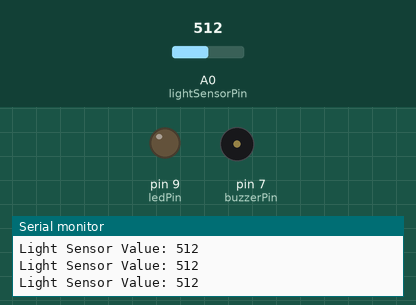
A sketch run on a simulated Arduino Uno, built with avr-gcc and run on an emulated ATmega328P. Shown: output pins drawn as LEDs (lit = HIGH), buzzer (waves = sounding), the last lines printed to the serial monitor. Inputs (shaded band) come from the test bench; at power-on: A0 (lightSensorPin) = 512.

Above: at 1.2 s.
1.3 s: A0 (lightSensorPin) set to 8
2.8 s: A0 (lightSensorPin) set to 5
At 2.96 s:
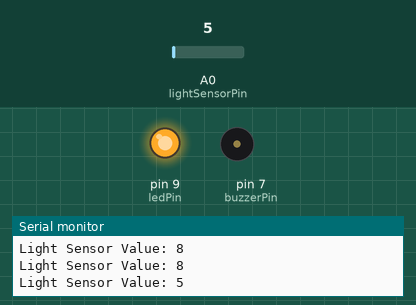
Timing chart, 0 to 11.8 s (numbered marks = the images above; inputs shaded):
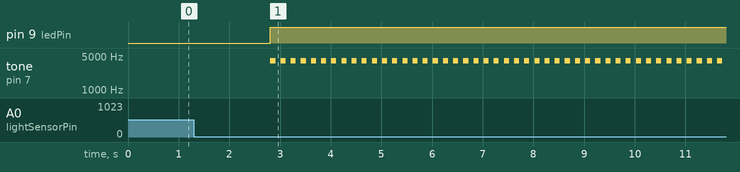

The sketch:

LRLS.ino
```cpp
//Light Responsive LED System
const int ledPin = 9; // Pin for the single LED
const int buzzerPin = 7; // Pin for the piezo buzzer
const int lightSensorPin = A0; // Analog pin for the light sensor

void setup() {
  pinMode(ledPin, OUTPUT);
  pinMode(buzzerPin, OUTPUT);
  Serial.begin(9600); // Initialize the Serial Monitor with a baud rate of 9600
}

void loop() {
  int lightValue = analogRead(lightSensorPin);

  int ledhighbright = 2500;
  int ledlowbright=0;
  int beephigh=4000;
  //Increase the Brightness level when lightsensor value is low
  if(lightValue<=6){
  analogWrite(ledPin, ledhighbright);//Turn on LED
  tone(buzzerPin, beephigh);//Start beep
  delay(100);
  noTone(buzzerPin);//stop beep
  }else{
  analogWrite(ledPin,ledlowbright);//Turn off LED
  }
  // Print the light sensor value to the Serial Monitor
  Serial.print("Light Sensor Value: ");
  Serial.println(lightValue);

  delay(100); // Adjust the delay as needed

}
```

Measured:
- the behaviour switches between 7 and 6 on A0 (lightSensorPin) (found by bisection; images 0 and 1)
- after the input at 2.8 s, pin 9 (ledPin): LOW → HIGH at once; tone on pin 7 (buzzerPin): alternates 4000 Hz for 0.10 s and silent for 0.10 s, starting at once
